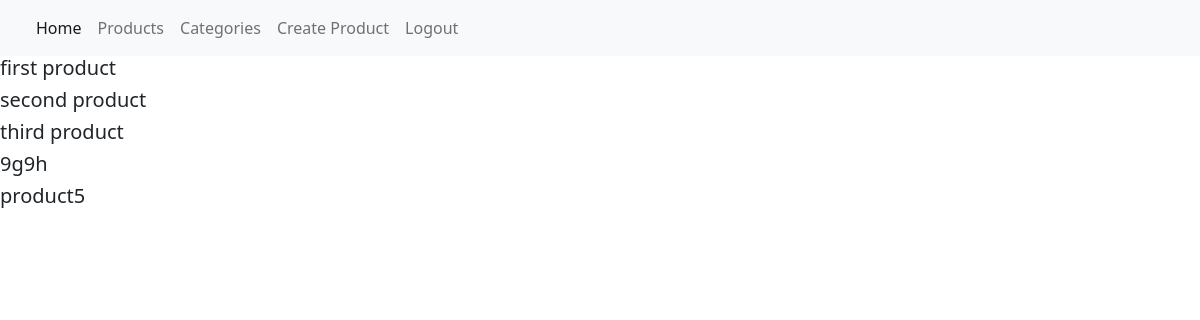
Page /categories/ (signed in) on the committed database.
### posts/models.py (models this page shows, shortened)
class Product(models.Model):
    title = models.CharField(max_length=255)
    image = models.ImageField()
    description = models.TextField()
    price = models.IntegerField()
    created_at = models.DateTimeField(auto_now=True)
    modified_date = models.DateTimeField(auto_now_add=True)
    categories = models.ManyToManyField(Categories)

### posts/views.py (the view)
# urls.py: path('categories/', CategoriesCBV.as_view()),
class CategoriesCBV(ListView):
    model = Product
    template_name = 'products/categories.html'
    def get(self, request, *args, **kwargs):
        categories = self.model.objects.all
        context_data = {
            'categories': categories
        }
        return render(request, self.template_name, context=context_data)

### templates/products/categories.html
{% extends 'layouts/main.html' %}
{% block content %}
    <div class="categories">
        {% for categorie in categories %}
            <h5>{{ categorie.title }}</h5>
        {% endfor %}
    </div>
{% endblock %}

### rows in the picture
Product: title "first product"
Product: title "second product"
Product: title "third product"
Product: title "9g9h"
Product: title "product5"
